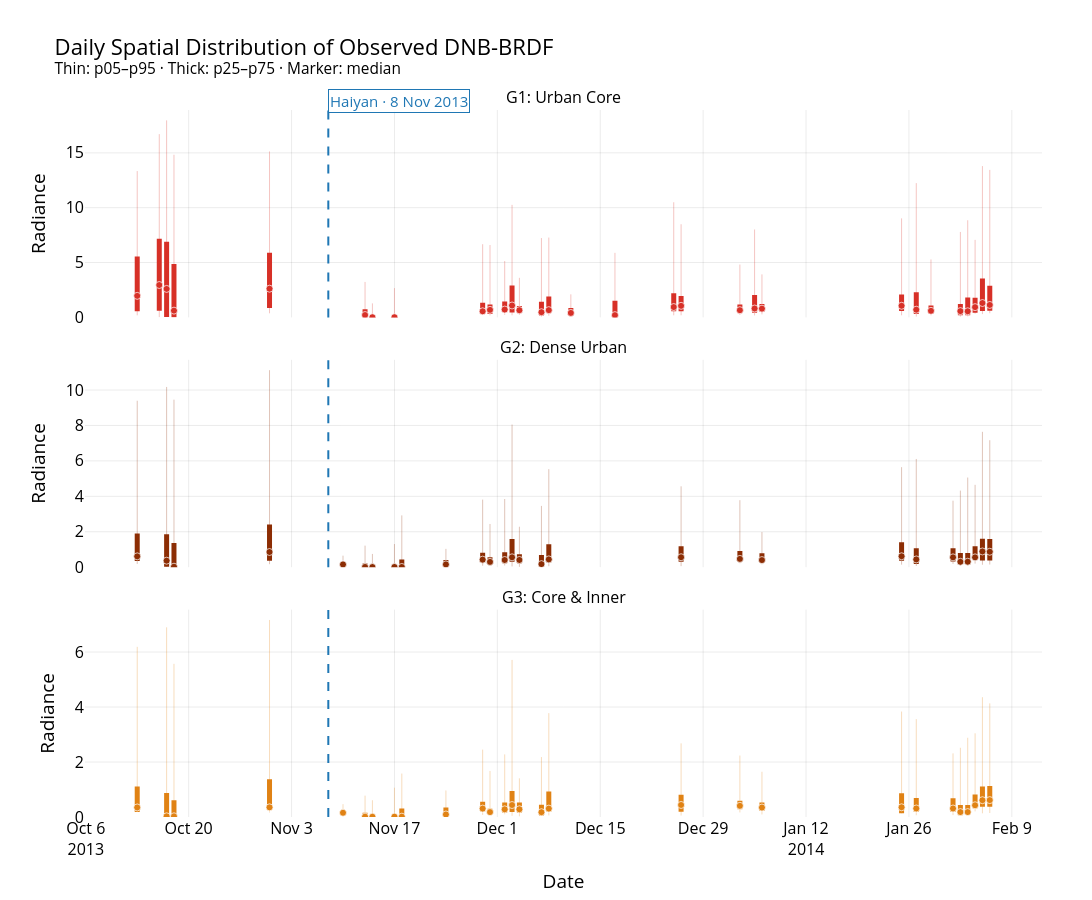

The notebook cell this image was saved under:
### Code cell
DISTRIBUTION_START = (
    EVENT_DATE - pd.Timedelta(days=30)
)

DISTRIBUTION_END = (
    EVENT_DATE + pd.Timedelta(days=90)
)

fig_percentiles = make_subplots(
    rows=3,
    cols=1,
    shared_xaxes=True,
    vertical_spacing=0.06,
    subplot_titles=[
        (
            f"{GROUP_META[group]['code']}: "
            f"{GROUP_META[group]['label']}"
        )
        for group in GROUP_ORDER
    ],
)

for row, group in enumerate(
    GROUP_ORDER,
    start=1,
):
    meta = GROUP_META[group]

    gdf = event_groups[group][
        (
            event_groups[group]["date"]
            >= DISTRIBUTION_START
        )
        & (
            event_groups[group]["date"]
            <= DISTRIBUTION_END
        )
    ].dropna(subset=[
        "NTL_p05",
        "NTL_p25",
        "NTL_median",
        "NTL_p75",
        "NTL_p95",
    ]).copy()

    # p05–p95 whisker
    fig_percentiles.add_trace(
        go.Scatter(
            x=gdf["date"],
            y=gdf["NTL_median"],
            mode="markers",
            marker=dict(
                size=1,
                color="rgba(0,0,0,0)",
            ),
            error_y=dict(
                type="data",
                symmetric=False,
                array=(
                    gdf["NTL_p95"]
                    - gdf["NTL_median"]
                ).clip(lower=0),
                arrayminus=(
                    gdf["NTL_median"]
                    - gdf["NTL_p05"]
                ).clip(lower=0),
                color=hex_to_rgba(
                    meta["color"],
                    0.28,
                ),
                thickness=1,
                width=0,
            ),
            hoverinfo="skip",
            showlegend=False,
        ),
        row=row,
        col=1,
    )

    # p25–p75 with median marker
    fig_percentiles.add_trace(
        go.Scatter(
            x=gdf["date"],
            y=gdf["NTL_median"],
            mode="markers",
            marker=dict(
                size=7,
                color=meta["color"],
                line=dict(
                    color="white",
                    width=0.7,
                ),
            ),
            error_y=dict(
                type="data",
                symmetric=False,
                array=(
                    gdf["NTL_p75"]
                    - gdf["NTL_median"]
                ).clip(lower=0),
                arrayminus=(
                    gdf["NTL_median"]
                    - gdf["NTL_p25"]
                ).clip(lower=0),
                color=meta["color"],
                thickness=5,
                width=0,
            ),
            customdata=np.column_stack([
                gdf["NTL_p05"],
                gdf["NTL_p25"],
                gdf["NTL_p75"],
                gdf["NTL_p95"],
                gdf["SC_pct"],
            ]),
            hovertemplate=(
                "Date: %{x|%Y-%m-%d}<br>"
                "Median: %{y:.3f}<br>"
                "p25–p75: "
                "%{customdata[1]:.3f}–"
                "%{customdata[2]:.3f}<br>"
                "p05–p95: "
                "%{customdata[0]:.3f}–"
                "%{customdata[3]:.3f}<br>"
                "SC: %{customdata[4]:.1f}%"
                "<extra></extra>"
            ),
            name=meta["code"],
            showlegend=False,
        ),
        row=row,
        col=1,
    )

    add_haiyan_marker(
        fig_percentiles,
        row=row,
        col=1,
        annotation=(row == 1),
    )

    fig_percentiles.update_yaxes(
        title_text="Radiance",
        rangemode="tozero",
        row=row,
        col=1,
    )

fig_percentiles.update_layout(
    title=(
        "Daily Spatial Distribution of Observed DNB-BRDF"
        "<br><sup>"
        "Thin: p05–p95 · Thick: p25–p75 · "
        "Marker: median"
        "</sup>"
    )
)

fig_percentiles.update_xaxes(
    title_text="Date",
    row=3,
    col=1,
)

apply_figure_style(
    fig_percentiles,
    width=1300,
    height=900,
    top=110,
)

fig_percentiles.show()

export_figure(
    fig_percentiles,
    OUTPUT_SUPP_FIG_DIR
    / "fig_02_haiyan_daily_spatial_percentiles_g1_g3",
)

### Figure 1 — Plotly figure (JSON) as saved in the notebook; plotly's stock layout.template omitted (floating-point values rounded to 4 significant figures; data arrays with more than 128 entries replaced by an {"elided": "..."} marker saying what was removed)
{"data": [{"error_y": {"array": [11.37, 13.75, 15.37, 14.21, 12.51, 3.018, 1.267, 2.656, 6.116, 5.908, 4.424, 9.173, 2.952, 6.76, 6.618, 1.695, 5.679, 9.553, 7.437, 4.162, 7.205, 3.124, 7.971, 11.54, 4.684, 7.217, 8.298, 6.132, 12.48, 12.31], "arrayminus": [1.777, 2.929, 2.563, 0.595, 2.243, 0.1997, 0.0, 0.0, 0.3467, 0.5034, 0.4833, 0.8938, 0.4317, 0.4088, 0.5015, 0.3647, 0.1958, 0.7542, 0.8609, 0.4352, 0.6296, 0.5176, 0.8689, 0.6225, 0.4092, 0.5022, 0.4654, 0.5958, 1.011, 0.7554], "color": "rgba(215,48,39,0.28)", "symmetric": false, "thickness": 1, "type": "data", "width": 0}, "hoverinfo": "skip", "marker": {"color": "rgba(0,0,0,0)", "size": 1}, "mode": "markers", "showlegend": false, "type": "scatter", "x": ["2013-10-13T00:00:00.000000000", "2013-10-16T00:00:00.000000000", "2013-10-17T00:00:00.000000000", "2013-10-18T00:00:00.000000000", "2013-10-31T00:00:00.000000000", "2013-11-13T00:00:00.000000000", "2013-11-14T00:00:00.000000000", "2013-11-17T00:00:00.000000000", "2013-11-29T00:00:00.000000000", "2013-11-30T00:00:00.000000000", "2013-12-02T00:00:00.000000000", "2013-12-03T00:00:00.000000000", "2013-12-04T00:00:00.000000000", "2013-12-07T00:00:00.000000000", "2013-12-08T00:00:00.000000000", "2013-12-11T00:00:00.000000000", "2013-12-17T00:00:00.000000000", "2013-12-25T00:00:00.000000000", "2013-12-26T00:00:00.000000000", "2014-01-03T00:00:00.000000000", "2014-01-05T00:00:00.000000000", "2014-01-06T00:00:00.000000000", "2014-01-25T00:00:00.000000000", "2014-01-27T00:00:00.000000000", "2014-01-29T00:00:00.000000000", "2014-02-02T00:00:00.000000000", "2014-02-03T00:00:00.000000000", "2014-02-04T00:00:00.000000000", "2014-02-05T00:00:00.000000000", "2014-02-06T00:00:00.000000000"], "xaxis": "x", "y": [1.964, 2.95, 2.595, 0.6153, 2.615, 0.2137, 0.009433, 0.01188, 0.556, 0.6861, 0.7144, 1.085, 0.6532, 0.4717, 0.6602, 0.4062, 0.2061, 0.9433, 1.053, 0.6555, 0.8103, 0.795, 1.058, 0.7011, 0.5966, 0.5718, 0.5578, 0.9342, 1.309, 1.134], "yaxis": "y"}, {"customdata": {"elided": "30x5 float values"}, "error_y": {"array": [3.582, 4.223, 4.301, 4.257, 3.285, 0.5178, 0.1307, 0.1849, 0.7785, 0.4978, 0.7304, 1.821, 0.38, 0.9601, 1.239, 0.446, 1.321, 1.249, 0.8947, 0.5089, 1.225, 0.431, 1.025, 1.592, 0.489, 0.6428, 1.256, 0.8576, 2.227, 1.76], "arrayminus": [1.403, 2.35, 2.563, 0.595, 1.752, 0.1997, 0.0, 0.0, 0.2464, 0.3765, 0.1929, 0.6482, 0.1857, 0.2903, 0.252, 0.2544, 0.1958, 0.3736, 0.4868, 0.257, 0.3896, 0.272, 0.485, 0.3938, 0.2935, 0.3808, 0.3732, 0.5158, 0.7371, 0.5266], "color": "#d73027", "symmetric": false, "thickness": 5, "type": "data", "width": 0}, "hovertemplate": "Date: %{x|%Y-%m-%d}<br>Median: %{y:.3f}<br>p25–p75: %{customdata[1]:.3f}–%{customdata[2]:.3f}<br>p05–p95: %{customdata[0]:.3f}–%{customdata[3]:.3f}<br>SC: %{customdata[4]:.1f}%<extra></extra>", "marker": {"color": "#d73027", "line": {"color": "white", "width": 0.7}, "size": 7}, "mode": "markers", "name": "G1", "showlegend": false, "type": "scatter", "x": ["2013-10-13T00:00:00.000000000", "2013-10-16T00:00:00.000000000", "2013-10-17T00:00:00.000000000", "2013-10-18T00:00:00.000000000", "2013-10-31T00:00:00.000000000", "2013-11-13T00:00:00.000000000", "2013-11-14T00:00:00.000000000", "2013-11-17T00:00:00.000000000", "2013-11-29T00:00:00.000000000", "2013-11-30T00:00:00.000000000", "2013-12-02T00:00:00.000000000", "2013-12-03T00:00:00.000000000", "2013-12-04T00:00:00.000000000", "2013-12-07T00:00:00.000000000", "2013-12-08T00:00:00.000000000", "2013-12-11T00:00:00.000000000", "2013-12-17T00:00:00.000000000", "2013-12-25T00:00:00.000000000", "2013-12-26T00:00:00.000000000", "2014-01-03T00:00:00.000000000", "2014-01-05T00:00:00.000000000", "2014-01-06T00:00:00.000000000", "2014-01-25T00:00:00.000000000", "2014-01-27T00:00:00.000000000", "2014-01-29T00:00:00.000000000", "2014-02-02T00:00:00.000000000", "2014-02-03T00:00:00.000000000", "2014-02-04T00:00:00.000000000", "2014-02-05T00:00:00.000000000", "2014-02-06T00:00:00.000000000"], "xaxis": "x", "y": [1.964, 2.95, 2.595, 0.6153, 2.615, 0.2137, 0.009433, 0.01188, 0.556, 0.6861, 0.7144, 1.085, 0.6532, 0.4717, 0.6602, 0.4062, 0.2061, 0.9433, 1.053, 0.6555, 0.8103, 0.795, 1.058, 0.7011, 0.5966, 0.5718, 0.5578, 0.9342, 1.309, 1.134], "yaxis": "y"}, {"error_y": {"array": [8.783, 9.804, 9.427, 10.26, 0.4957, 1.203, 0.7387, 1.293, 2.91, 0.8776, 3.388, 2.141, 3.442, 7.491, 1.874, 3.286, 5.09, 4.002, 3.314, 1.579, 5.028, 5.669, 3.196, 4.019, 4.75, 4.094, 6.752, 6.298], "arrayminus": [0.4281, 0.3413, 0.0, 0.6868, 0.1131, 0.0, 0.0, 0.0, 0.0, 0.1407, 0.3458, 0.2044, 0.3112, 0.5163, 0.3891, 0.1173, 0.3878, 0.5041, 0.2474, 0.2404, 0.4734, 0.3698, 0.3668, 0.2345, 0.2208, 0.3525, 0.7491, 0.7203], "color": "rgba(140,45,4,0.28)", "symmetric": false, "thickness": 1, "type": "data", "width": 0}, "hoverinfo": "skip", "marker": {"color": "rgba(0,0,0,0)", "size": 1}, "mode": "markers", "showlegend": false, "type": "scatter", "x": ["2013-10-13T00:00:00.000000000", "2013-10-17T00:00:00.000000000", "2013-10-18T00:00:00.000000000", "2013-10-31T00:00:00.000000000", "2013-11-10T00:00:00.000000000", "2013-11-13T00:00:00.000000000", "2013-11-14T00:00:00.000000000", "2013-11-17T00:00:00.000000000", "2013-11-18T00:00:00.000000000", "2013-11-24T00:00:00.000000000", "2013-11-29T00:00:00.000000000", "2013-11-30T00:00:00.000000000", "2013-12-02T00:00:00.000000000", "2013-12-03T00:00:00.000000000", "2013-12-04T00:00:00.000000000", "2013-12-07T00:00:00.000000000", "2013-12-08T00:00:00.000000000", "2013-12-26T00:00:00.000000000", "2014-01-03T00:00:00.000000000", "2014-01-06T00:00:00.000000000", "2014-01-25T00:00:00.000000000", "2014-01-27T00:00:00.000000000", "2014-02-01T00:00:00.000000000", "2014-02-02T00:00:00.000000000", "2014-02-03T00:00:00.000000000", "2014-02-04T00:00:00.000000000", "2014-02-05T00:00:00.000000000", "2014-02-06T00:00:00.000000000"], "xaxis": "x2", "y": [0.6118, 0.3679, 0.02794, 0.8569, 0.1548, 0.01325, 0.00903, 0.0122, 0.01321, 0.1566, 0.4273, 0.2989, 0.4068, 0.5579, 0.4087, 0.1736, 0.4414, 0.5622, 0.4682, 0.4023, 0.6175, 0.4396, 0.5563, 0.3046, 0.3094, 0.5552, 0.8878, 0.8712], "yaxis": "y2"}, {"customdata": {"elided": "28x5 float values"}, "error_y": {"array": [1.293, 1.495, 1.342, 1.548, 0.1253, 0.2021, 0.1298, 0.0, 0.4165, 0.2518, 0.3828, 0.2631, 0.4377, 1.029, 0.3172, 0.5186, 0.851, 0.6146, 0.4439, 0.3873, 0.795, 0.6249, 0.5184, 0.5014, 0.4874, 0.6305, 0.7126, 0.7248], "arrayminus": [0.256, 0.3413, 0.0, 0.4935, 0.05827, 0.0, 0.0, 0.0, 0.0, 0.1407, 0.1186, 0.1168, 0.1887, 0.2434, 0.1861, 0.1173, 0.1333, 0.2482, 0.1226, 0.1234, 0.2515, 0.2526, 0.2411, 0.116, 0.1297, 0.1281, 0.5089, 0.493], "color": "#8c2d04", "symmetric": false, "thickness": 5, "type": "data", "width": 0}, "hovertemplate": "Date: %{x|%Y-%m-%d}<br>Median: %{y:.3f}<br>p25–p75: %{customdata[1]:.3f}–%{customdata[2]:.3f}<br>p05–p95: %{customdata[0]:.3f}–%{customdata[3]:.3f}<br>SC: %{customdata[4]:.1f}%<extra></extra>", "marker": {"color": "#8c2d04", "line": {"color": "white", "width": 0.7}, "size": 7}, "mode": "markers", "name": "G2", "showlegend": false, "type": "scatter", "x": ["2013-10-13T00:00:00.000000000", "2013-10-17T00:00:00.000000000", "2013-10-18T00:00:00.000000000", "2013-10-31T00:00:00.000000000", "2013-11-10T00:00:00.000000000", "2013-11-13T00:00:00.000000000", "2013-11-14T00:00:00.000000000", "2013-11-17T00:00:00.000000000", "2013-11-18T00:00:00.000000000", "2013-11-24T00:00:00.000000000", "2013-11-29T00:00:00.000000000", "2013-11-30T00:00:00.000000000", "2013-12-02T00:00:00.000000000", "2013-12-03T00:00:00.000000000", "2013-12-04T00:00:00.000000000", "2013-12-07T00:00:00.000000000", "2013-12-08T00:00:00.000000000", "2013-12-26T00:00:00.000000000", "2014-01-03T00:00:00.000000000", "2014-01-06T00:00:00.000000000", "2014-01-25T00:00:00.000000000", "2014-01-27T00:00:00.000000000", "2014-02-01T00:00:00.000000000", "2014-02-02T00:00:00.000000000", "2014-02-03T00:00:00.000000000", "2014-02-04T00:00:00.000000000", "2014-02-05T00:00:00.000000000", "2014-02-06T00:00:00.000000000"], "xaxis": "x2", "y": [0.6118, 0.3679, 0.02794, 0.8569, 0.1548, 0.01325, 0.00903, 0.0122, 0.01321, 0.1566, 0.4273, 0.2989, 0.4068, 0.5579, 0.4087, 0.1736, 0.4414, 0.5622, 0.4682, 0.4023, 0.6175, 0.4396, 0.5563, 0.3046, 0.3094, 0.5552, 0.8878, 0.8712], "yaxis": "y2"}, {"error_y": {"array": [5.842, 6.874, 5.544, 6.815, 0.3127, 0.7644, 0.6007, 1.053, 1.566, 0.873, 2.144, 1.496, 1.998, 5.278, 1.127, 2.006, 3.473, 2.242, 1.83, 1.302, 3.483, 3.249, 2.004, 2.34, 2.703, 2.617, 3.746, 3.52], "arrayminus": [0.1696, 0.0, 0.0, 0.1896, 0.1135, 0.0, 0.0, 0.0, 0.0, 0.07784, 0.2296, 0.08812, 0.1793, 0.3929, 0.2566, 0.1233, 0.2475, 0.3839, 0.2395, 0.251, 0.2214, 0.2478, 0.2425, 0.113, 0.09568, 0.2213, 0.4768, 0.4684], "color": "rgba(224,130,20,0.28)", "symmetric": false, "thickness": 1, "type": "data", "width": 0}, "hoverinfo": "skip", "marker": {"color": "rgba(0,0,0,0)", "size": 1}, "mode": "markers", "showlegend": false, "type": "scatter", "x": ["2013-10-13T00:00:00.000000000", "2013-10-17T00:00:00.000000000", "2013-10-18T00:00:00.000000000", "2013-10-31T00:00:00.000000000", "2013-11-10T00:00:00.000000000", "2013-11-13T00:00:00.000000000", "2013-11-14T00:00:00.000000000", "2013-11-17T00:00:00.000000000", "2013-11-18T00:00:00.000000000", "2013-11-24T00:00:00.000000000", "2013-11-29T00:00:00.000000000", "2013-11-30T00:00:00.000000000", "2013-12-02T00:00:00.000000000", "2013-12-03T00:00:00.000000000", "2013-12-04T00:00:00.000000000", "2013-12-07T00:00:00.000000000", "2013-12-08T00:00:00.000000000", "2013-12-26T00:00:00.000000000", "2014-01-03T00:00:00.000000000", "2014-01-06T00:00:00.000000000", "2014-01-25T00:00:00.000000000", "2014-01-27T00:00:00.000000000", "2014-02-01T00:00:00.000000000", "2014-02-02T00:00:00.000000000", "2014-02-03T00:00:00.000000000", "2014-02-04T00:00:00.000000000", "2014-02-05T00:00:00.000000000", "2014-02-06T00:00:00.000000000"], "xaxis": "x3", "y": [0.3477, 0.02486, 0.02623, 0.3516, 0.1541, 0.01218, 0.009002, 0.01159, 0.01272, 0.09226, 0.3064, 0.1784, 0.2787, 0.4358, 0.2804, 0.1746, 0.3056, 0.4375, 0.406, 0.3439, 0.354, 0.3104, 0.3103, 0.1784, 0.1796, 0.4268, 0.6106, 0.6138], "yaxis": "y3"}, {"customdata": {"elided": "28x5 float values"}, "error_y": {"array": [0.7654, 0.8448, 0.5835, 1.018, 0.05983, 0.1422, 0.06767, 0.0, 0.2938, 0.2496, 0.2461, 0.1193, 0.2471, 0.5088, 0.2515, 0.27, 0.6247, 0.3716, 0.1839, 0.1849, 0.5089, 0.383, 0.373, 0.2572, 0.2537, 0.3879, 0.4987, 0.5147], "arrayminus": [0.1696, 0.0, 0.0, 0.0, 0.05673, 0.0, 0.0, 0.0, 0.0, 0.07784, 0.1118, 0.0, 0.1211, 0.2497, 0.1243, 0.1233, 0.1183, 0.2482, 0.123, 0.1248, 0.2214, 0.1267, 0.1249, 0.113, 0.0, 0.1107, 0.2354, 0.2423], "color": "#e08214", "symmetric": false, "thickness": 5, "type": "data", "width": 0}, "hovertemplate": "Date: %{x|%Y-%m-%d}<br>Median: %{y:.3f}<br>p25–p75: %{customdata[1]:.3f}–%{customdata[2]:.3f}<br>p05–p95: %{customdata[0]:.3f}–%{customdata[3]:.3f}<br>SC: %{customdata[4]:.1f}%<extra></extra>", "marker": {"color": "#e08214", "line": {"color": "white", "width": 0.7}, "size": 7}, "mode": "markers", "name": "G3", "showlegend": false, "type": "scatter", "x": ["2013-10-13T00:00:00.000000000", "2013-10-17T00:00:00.000000000", "2013-10-18T00:00:00.000000000", "2013-10-31T00:00:00.000000000", "2013-11-10T00:00:00.000000000", "2013-11-13T00:00:00.000000000", "2013-11-14T00:00:00.000000000", "2013-11-17T00:00:00.000000000", "2013-11-18T00:00:00.000000000", "2013-11-24T00:00:00.000000000", "2013-11-29T00:00:00.000000000", "2013-11-30T00:00:00.000000000", "2013-12-02T00:00:00.000000000", "2013-12-03T00:00:00.000000000", "2013-12-04T00:00:00.000000000", "2013-12-07T00:00:00.000000000", "2013-12-08T00:00:00.000000000", "2013-12-26T00:00:00.000000000", "2014-01-03T00:00:00.000000000", "2014-01-06T00:00:00.000000000", "2014-01-25T00:00:00.000000000", "2014-01-27T00:00:00.000000000", "2014-02-01T00:00:00.000000000", "2014-02-02T00:00:00.000000000", "2014-02-03T00:00:00.000000000", "2014-02-04T00:00:00.000000000", "2014-02-05T00:00:00.000000000", "2014-02-06T00:00:00.000000000"], "xaxis": "x3", "y": [0.3477, 0.02486, 0.02623, 0.3516, 0.1541, 0.01218, 0.009002, 0.01159, 0.01272, 0.09226, 0.3064, 0.1784, 0.2787, 0.4358, 0.2804, 0.1746, 0.3056, 0.4375, 0.406, 0.3439, 0.354, 0.3104, 0.3103, 0.1784, 0.1796, 0.4268, 0.6106, 0.6138], "yaxis": "y3"}], "layout": {"annotations": [{"font": {"size": 16}, "showarrow": false, "text": "G1: Urban Core", "x": 0.5, "xanchor": "center", "xref": "paper", "y": 1, "yanchor": "bottom", "yref": "paper"}, {"font": {"size": 16}, "showarrow": false, "text": "G2: Dense Urban", "x": 0.5, "xanchor": "center", "xref": "paper", "y": 0.6467, "yanchor": "bottom", "yref": "paper"}, {"font": {"size": 16}, "showarrow": false, "text": "G3: Core & Inner", "x": 0.5, "xanchor": "center", "xref": "paper", "y": 0.2933, "yanchor": "bottom", "yref": "paper"}, {"bgcolor": "rgba(255,255,255,0.88)", "bordercolor": "#1f77b4", "borderwidth": 1, "font": {"color": "#1f77b4", "size": 15}, "showarrow": false, "text": "Haiyan · 8 Nov 2013", "x": "2013-11-08T00:00:00", "xanchor": "left", "y": 1.03, "yref": "paper"}], "font": {"color": "black", "size": 16}, "height": 900, "legend": {"font": {"size": 14}, "orientation": "h", "x": 0.5, "xanchor": "center", "y": 1.1, "yanchor": "bottom"}, "margin": {"b": 75, "l": 85, "r": 50, "t": 110}, "paper_bgcolor": "rgba(0,0,0,0)", "plot_bgcolor": "white", "shapes": [{"line": {"color": "#1f77b4", "dash": "dash", "width": 2}, "type": "line", "x0": "2013-11-08T00:00:00", "x1": "2013-11-08T00:00:00", "xref": "x", "y0": 0, "y1": 1, "yref": "y domain"}, {"line": {"color": "#1f77b4", "dash": "dash", "width": 2}, "type": "line", "x0": "2013-11-08T00:00:00", "x1": "2013-11-08T00:00:00", "xref": "x2", "y0": 0, "y1": 1, "yref": "y2 domain"}, {"line": {"color": "#1f77b4", "dash": "dash", "width": 2}, "type": "line", "x0": "2013-11-08T00:00:00", "x1": "2013-11-08T00:00:00", "xref": "x3", "y0": 0, "y1": 1, "yref": "y3 domain"}], "title": {"text": "Daily Spatial Distribution of Observed DNB-BRDF<br><sup>Thin: p05–p95 · Thick: p25–p75 · Marker: median</sup>"}, "width": 1300, "xaxis": {"anchor": "y", "domain": [0, 1], "gridcolor": "rgba(0,0,0,0.08)", "matches": "x3", "showgrid": true, "showticklabels": false, "zeroline": false}, "xaxis2": {"anchor": "y2", "domain": [0, 1], "gridcolor": "rgba(0,0,0,0.08)", "matches": "x3", "showgrid": true, "showticklabels": false, "zeroline": false}, "xaxis3": {"anchor": "y3", "domain": [0, 1], "gridcolor": "rgba(0,0,0,0.08)", "showgrid": true, "title": {"text": "Date"}, "zeroline": false}, "yaxis": {"anchor": "x", "domain": [0.7067, 1], "gridcolor": "rgba(0,0,0,0.08)", "rangemode": "tozero", "showgrid": true, "title": {"text": "Radiance"}, "zeroline": false}, "yaxis2": {"anchor": "x2", "domain": [0.3533, 0.6467], "gridcolor": "rgba(0,0,0,0.08)", "rangemode": "tozero", "showgrid": true, "title": {"text": "Radiance"}, "zeroline": false}, "yaxis3": {"anchor": "x3", "domain": [0, 0.2933], "gridcolor": "rgba(0,0,0,0.08)", "rangemode": "tozero", "showgrid": true, "title": {"text": "Radiance"}, "zeroline": false}}}
